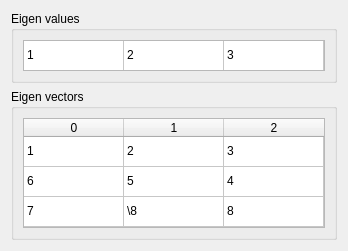
     <widget class="QWidget" name="secondStepTab">
      <attribute name="title">
       <string>Second</string>
      </attribute>
      <layout class="QVBoxLayout" name="verticalLayout_4">
       <item>
        <widget class="QGroupBox" name="eigenValuesBox">
         <property name="sizePolicy">
          <sizepolicy hsizetype="Preferred" vsizetype="Preferred">
           <horstretch>0</horstretch>
           <verstretch>0</verstretch>
          </sizepolicy>
         </property>
         <property name="title">
          <string>Eigen values</string>
         </property>
         <layout class="QVBoxLayout" name="verticalLayout_3">
          <item>
           <widget class="QTableWidget" name="eigenValuesVector">
            <property name="sizePolicy">
             <sizepolicy hsizetype="Expanding" vsizetype="Maximum">
              <horstretch>0</horstretch>
              <verstretch>0</verstretch>
             </sizepolicy>
            </property>
            <property name="maximumSize">
             <size>
              <width>16777215</width>
              <height>31</height>
             </size>
            </property>
            <property name="verticalScrollBarPolicy">
             <enum>Qt::ScrollBarPolicy::ScrollBarAlwaysOff</enum>
            </property>
            <property name="horizontalScrollBarPolicy">
             <enum>Qt::ScrollBarPolicy::ScrollBarAlwaysOff</enum>
            </property>
            <property name="sizeAdjustPolicy">
             <enum>QAbstractScrollArea::SizeAdjustPolicy::AdjustToContents</enum>
            </property>
            <property name="editTriggers">
             <set>QAbstractItemView::EditTrigger::NoEditTriggers</set>
            </property>
            <property name="selectionMode">
             <enum>QAbstractItemView::SelectionMode::NoSelection</enum>
            </property>
            <property name="supportedDragActions">
             <set>Qt::DropAction::IgnoreAction</set>
            </property>
            <attribute name="horizontalHeaderVisible">
             <bool>false</bool>
            </attribute>
            <attribute name="horizontalHeaderStretchLastSection">
             <bool>true</bool>
            </attribute>
            <attribute name="verticalHeaderVisible">
             <bool>false</bool>
            </attribute>
            <row>
             <property name="text">
              <string>0</string>
             </property>
            </row>
            <column>
             <property name="text">
              <string>0</string>
             </property>
            </column>
            <column>
             <property name="text">
              <string>1</string>
             </property>
            </column>
            <column>
             <property name="text">
              <string>2</string>
             </property>
            </column>
            <item row="0" column="0">
             <property name="text">
              <string>1</string>
             </property>
            </item>
            <item row="0" column="1">
             <property name="text">
              <string>2</string>
             </property>
            </item>
            <item row="0" column="2">
             <property name="text">
              <string>3</string>
             </property>
            </item>
           </widget>
          </item>
         </layout>
        </widget>
       </item>
       <item>
        <widget class="QGroupBox" name="eigenVectorsBox">
         <property name="title">
          <string>Eigen vectors</string>
         </property>
         <layout class="QVBoxLayout" name="verticalLayout_5">
          <item>
           <widget class="QTableWidget" name="eigenVectorsTableWidget">
            <property name="verticalScrollBarPolicy">
             <enum>Qt::ScrollBarPolicy::ScrollBarAlwaysOff</enum>
            </property>
            <property name="horizontalScrollBarPolicy">
             <enum>Qt::ScrollBarPolicy::ScrollBarAlwaysOff</enum>
            </property>
            <property name="sizeAdjustPolicy">
             <enum>QAbstractScrollArea::SizeAdjustPolicy::AdjustToContents</enum>
            </property>
            <property name="editTriggers">
             <set>QAbstractItemView::EditTrigger::NoEditTriggers</set>
            </property>
            <property name="selectionMode">
             <enum>QAbstractItemView::SelectionMode::NoSelection</enum>
            </property>
            <property name="supportedDragActions">
             <set>Qt::DropAction::IgnoreAction</set>
            </property>
            <attribute name="horizontalHeaderVisible">
             <bool>true</bool>
            </attribute>
            <attribute name="horizontalHeaderStretchLastSection">
             <bool>true</bool>
            </attribute>
            <attribute name="verticalHeaderVisible">
             <bool>false</bool>
            </attribute>
            <row>
             <property name="text">
              <string>0</string>
             </property>
            </row>
            <row>
             <property name="text">
              <string>1</string>
             </property>
            </row>
            <row>
             <property name="text">
              <string>2</string>
             </property>
            </row>
            <column>
             <property name="text">
              <string>0</string>
             </property>
            </column>
            <column>
             <property name="text">
              <string>1</string>
             </property>
            </column>
            <column>
             <property name="text">
              <string>2</string>
             </property>
            </column>
            <item row="0" column="0">
             <property name="text">
              <string>1</string>
             </property>
            </item>
            <item row="0" column="1">
             <property name="text">
              <string>2</string>
             </property>
            </item>
            <item row="0" column="2">
             <property name="text">
              <string>3</string>
             </property>
            </item>
            <item row="1" column="0">
             <property name="text">
              <string>6</string>
             </property>
            </item>
            <item row="1" column="1">
             <property name="text">
              <string>5</string>
             </property>
            </item>
            <item row="1" column="2">
             <property name="text">
              <string>4</string>
             </property>
            </item>
            <item row="2" column="0">
             <property name="text">
              <string>7</string>
             </property>
            </item>
            <item row="2" column="1">
             <property name="text">
              <string>\8</string>
             </property>
            </item>
            <item row="2" column="2">
             <property name="text">
              <string>8</string>
             </property>
            </item>
           </widget>
          </item>
         </layout>
        </widget>
       </item>
      </layout>
     </widget>
